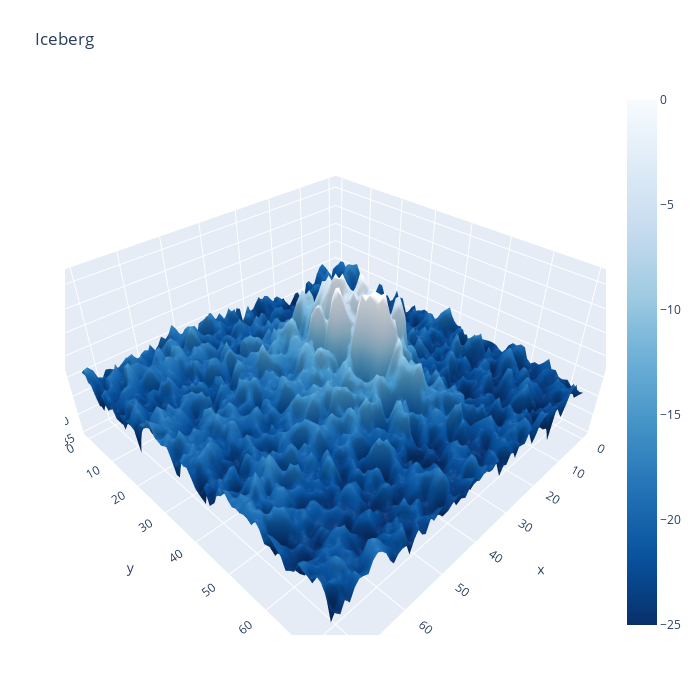

Notebook source saved alongside this figure:
### Code cell
plotmy3d(X_band_1[12,:,:], 'Iceberg')

### Figure 1 — Plotly figure (JSON) as saved in the notebook; plotly's stock layout.template omitted (floating-point values rounded to 4 significant figures; data arrays with more than 128 entries replaced by an {"elided": "..."} marker saying what was removed)
{"data": [{"cmax": 0, "cmin": -25, "colorscale": [[0, "rgb(247,251,255)"], [0.125, "rgb(222,235,247)"], [0.25, "rgb(198,219,239)"], [0.375, "rgb(158,202,225)"], [0.5, "rgb(107,174,214)"], [0.625, "rgb(66,146,198)"], [0.75, "rgb(33,113,181)"], [0.875, "rgb(8,81,156)"], [1, "rgb(8,48,107)"]], "reversescale": true, "type": "surface", "z": {"elided": "75x75 float values"}}], "layout": {"autosize": false, "height": 700, "margin": {"b": 65, "l": 65, "r": 50, "t": 90}, "scene": {"aspectmode": "auto", "aspectratio": {"x": 1.268, "y": 1.268, "z": 0.6219}}, "title": {"text": "Iceberg"}, "width": 700}}
